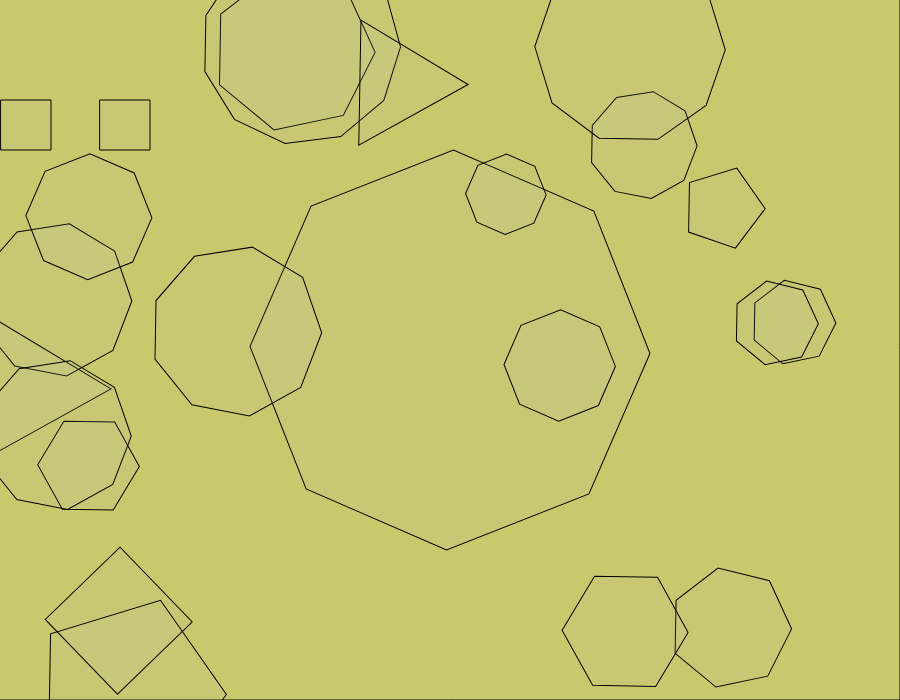
Frame 1 (no input)
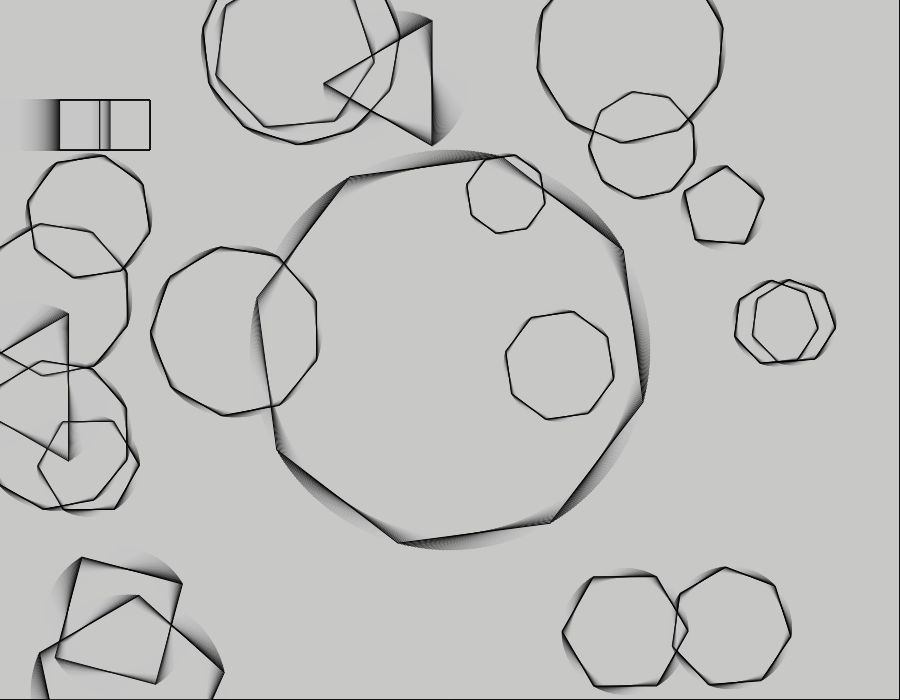
Frame 60 (no input)
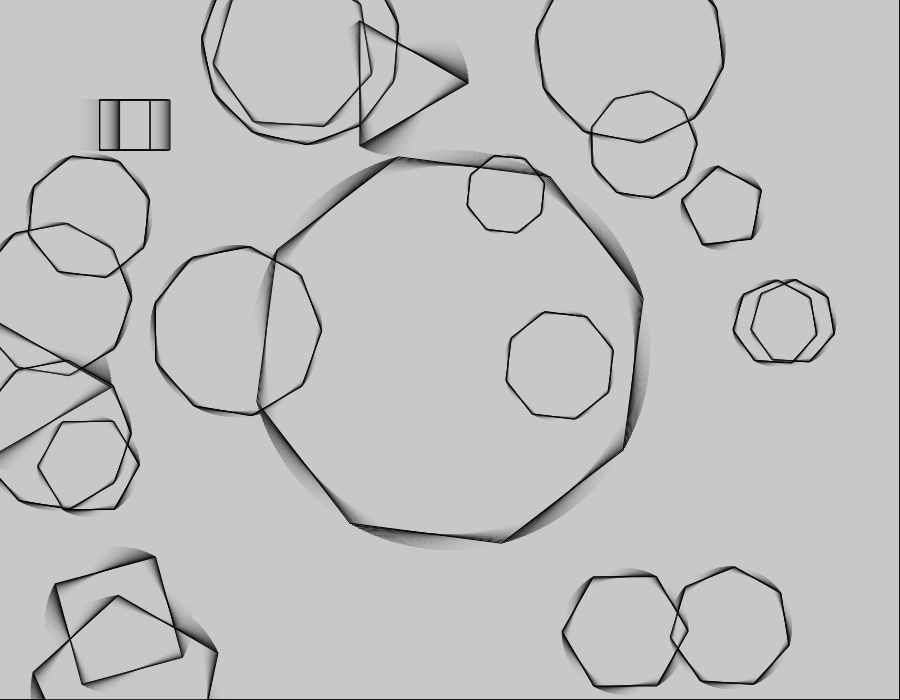
Frame 120 (the mouse pressed at the canvas centre since frame 60)

The p5.js sketch that drew these frames (run headless with seeded random() and noise() and a simulated clock; from frame 60 on, the mouse is pressed at the canvas centre):

// p5.js sketch
// ── sketch.js
let p;
const polyCount = 20;
const ps = [];

function setup() {
  createCanvas(900, 700)
  background(200, 200, 100);
  p = new Poly(createVector(width / 2, height / 2), 8, 200);

  for (let i = 0; i < polyCount; i++) {
    ps.push(new Poly(createVector(random(width), random(height)), floor(random(3, 12)), random(30, 100)));
    // ps[i] = new Poly(createVector(random(width), random(height)), floor(random(3, 12)), random(30, 100));
  }
  // put setup code here
}

function draw() {
  // background(200, 200, 100)
  fill(200, 20)
  rect(-1, -1, width + 1, height + 1);
  rect(100, 100, 50, 50);
  rect(frameCount, 100, 50, 50);

  p.create();
  // p.pos.y += .2;
  for (let i = 0; i < polyCount; i++) {
    ps[i].create();
  }
  // put drawing code here
}
// ── Poly.js


class Poly {

    // properties are dynamically created
    constructor(pos, pts, radius) {
        this.pos = pos;
        this.pts = pts;
        this.radius = radius;
    }

    create() {
        let theta = 0;
        push();
        translate(this.pos.x, this.pos.y);
        rotate(frameCount * PI / 180);
        beginShape();
        for (let i = 0; i < this.pts; i++) {
            let x = cos(theta) * this.radius;
            let y = sin(theta) * this.radius;
            vertex(x, y);
            theta += TWO_PI / this.pts;
        }
        endShape(CLOSE);
        pop();
    }

    move() {

    }

}
